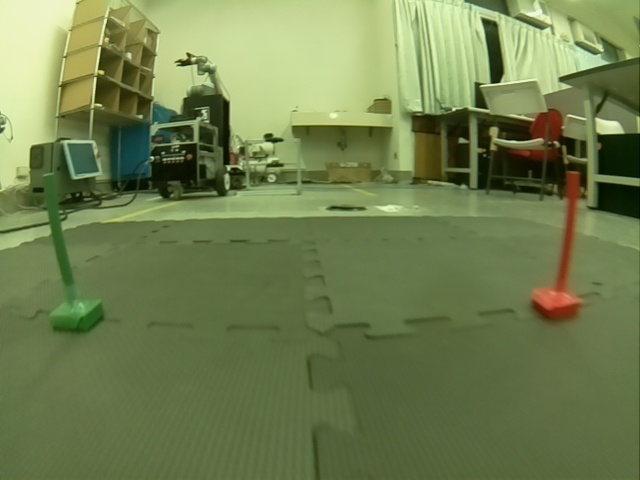
#> input picture tutorial_data/red_green_totem3.jpg, 640 x 480 px
$ jupyter execute totem_detector.ipynb   (older library calls are emulated)
#> lines starting #> are read from the running program, lines starting #| are printed output that depends on the picture; after the words box and inside, x2 and y2 are one past the last pixel; in counts of white or black regions, pixels touching at a corner belong together
# This is the test code for red/green totem detector

import dependencies

[cell 1]
import numpy as np
import cv2
import copy
from matplotlib import pyplot as plt

show input image (captured from real world)

[cell 2]
img = cv2.imread('tutorial_data/red_green_totem3.jpg')
#> img is the input picture: shape (480, 640, 3); mean B, G, R 79.9, 128, 112.9

Remember that opencv stores rgb image in reverse order

[cell 3]
img = cv2.cvtColor(img, cv2.COLOR_BGR2RGB)

[cell 4]
plt.imshow(img)
plt.show()

Now that we've got the input image, lets do change the colorspace to HSV and apply color filtering

change colorspace from RGB to HSV

[cell 5]
hsvimg = cv2.cvtColor(img, cv2.COLOR_RGB2HSV)
#> hsvimg: shape (480, 640, 3); mean H, S, V 40.1, 106.8, 129

[cell 6]
plt.imshow(hsvimg)
plt.show()

Color filtering

Let's do the green one first

[cell 7]
GreenHSVlow = np.array([45,110,80], dtype=np.uint8)
GreenHSVhigh = np.array([60,200,200], dtype=np.uint8)

[cell 8]
green_threshed = cv2.inRange(hsvimg, GreenHSVlow, GreenHSVhigh)
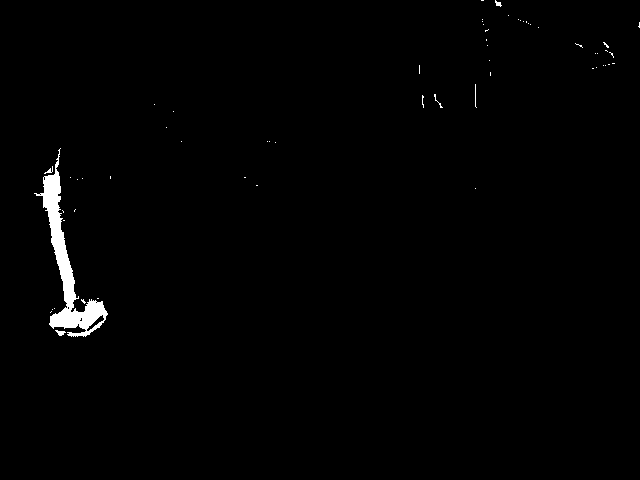
#> green_threshed: shape (480, 640); 1.1% white; 60 white regions (54 under 20 px), largest, box (x1, y1, x2, y2) and area: (34, 148, 108, 337) 2942, (55, 330, 66, 336) 36, (495, 0, 502, 7) 26, (44, 166, 53, 174) 25, (475, 84, 477, 108) 24, (434, 94, 443, 108) 23

[cell 9]
plt.imshow(green_threshed, cmap = 'gray')
plt.show()

lets do the red one

[cell 10]
RedHSVlow = np.array([0,100,100], dtype=np.uint8)
RedHSVhigh = np.array([20,255,255], dtype=np.uint8)

[cell 11]
red_threshed = cv2.inRange(hsvimg, RedHSVlow, RedHSVhigh)
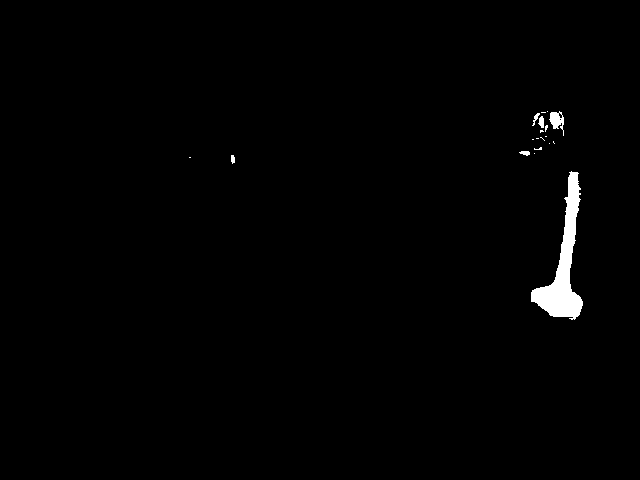
#> red_threshed: shape (480, 640); 1% white; 19 white regions (13 under 20 px), largest, box (x1, y1, x2, y2) and area: (531, 171, 583, 320) 2686, (549, 111, 564, 136) 193, (538, 116, 544, 128) 51, (519, 151, 530, 156) 38, (532, 113, 540, 126) 37, (231, 155, 235, 164) 30

[cell 12]
plt.imshow(red_threshed, cmap = 'gray')
plt.show()

Use morphological transformation(erosion/dilation) to get rid of noise

[cell 13]
kernel = np.ones((3,3),np.uint8)
green_erosion = cv2.erode(green_threshed,kernel,iterations = 1)
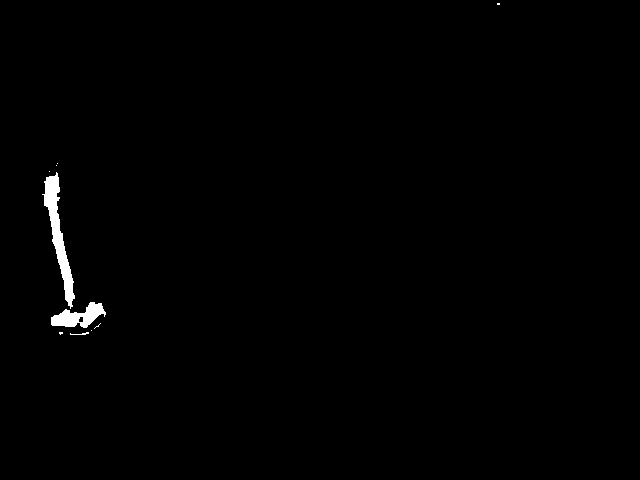
#> green_erosion: shape (480, 640); 0.7% white; 10 white regions (7 under 20 px), largest, box (x1, y1, x2, y2) and area: (42, 172, 75, 309) 1361, (51, 302, 106, 328) 744, (70, 332, 89, 335) 27
red_erosion = cv2.erode(red_threshed,kernel,iterations = 1)
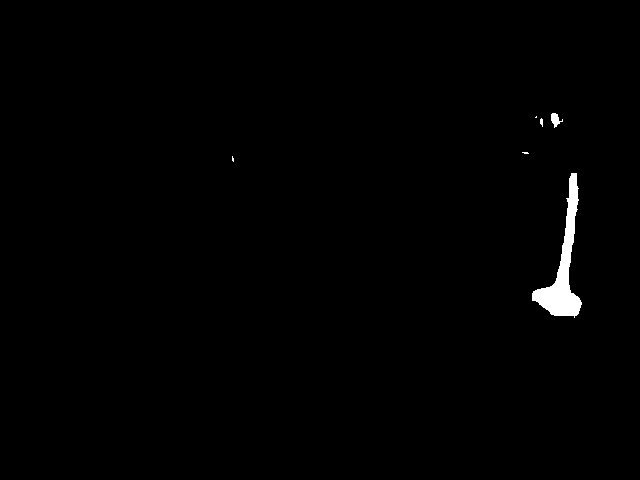
#> red_erosion: shape (480, 640); 0.78% white; 6 white regions (3 under 20 px), largest, box (x1, y1, x2, y2) and area: (532, 173, 582, 318) 2242, (551, 113, 563, 128) 96, (540, 118, 543, 127) 20

[cell 14]
plt.subplot(121),plt.imshow(green_erosion, cmap = 'gray')
plt.subplot(122),plt.imshow(red_erosion, cmap = 'gray')
plt.show()

[cell 15]
kernel = np.ones((5,5),np.uint8)
green_dilation = cv2.dilate(green_erosion,kernel,iterations = 2)
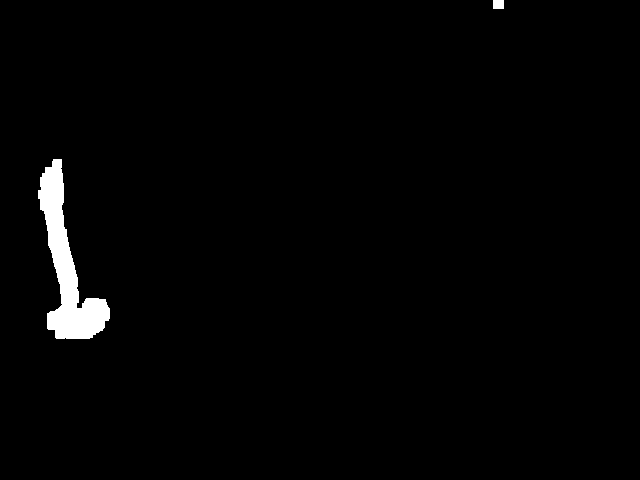
#> green_dilation: shape (480, 640); 1.6% white; 2 white regions, box (x1, y1, x2, y2) and area: (38, 159, 110, 339) 4821, (493, 0, 504, 9) 99
red_dilation = cv2.dilate(red_erosion,kernel,iterations = 2)
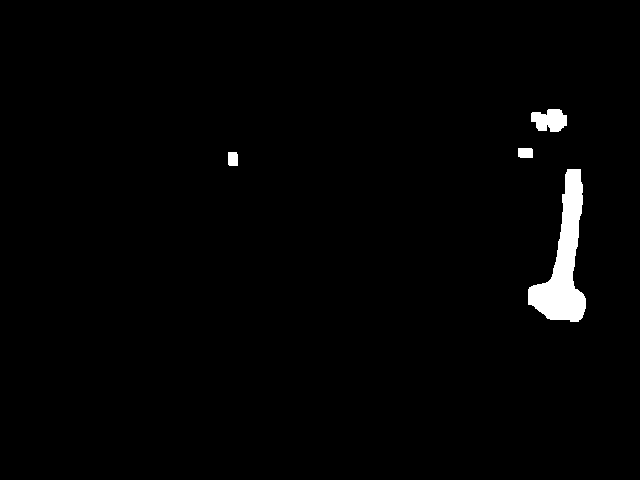
#> red_dilation: shape (480, 640); 1.6% white; 4 white regions

[cell 16]
plt.subplot(121),plt.imshow(green_dilation, cmap = 'gray')
plt.subplot(122),plt.imshow(red_dilation, cmap = 'gray')
plt.show()

find contours

[cell 17]
_,green_contours,green_hierarchy = cv2.findContours(green_dilation, 1, 2)
#> green_contours = 2 contours; box (x1, y1, x2, y2) and area: (38, 159, 110, 339) 4580, (493, 0, 504, 9) 80; green_hierarchy = [[1, -1, -1, -1], [-1, 0, -1, -1]]
_,red_contours,red_hierarchy = cv2.findContours(red_dilation, 1, 2)
#> red_contours = 4 contours; box (x1, y1, x2, y2) and area: (528, 169, 586, 322) 3785, (531, 109, 567, 132) 564, (518, 148, 533, 158) 124, (228, 152, 238, 166) 115; red_hierarchy = [[1, -1, -1, -1], [2, 0, -1, -1], [3, 1, -1, -1], [-1, 2, -1, -1]]

[cell 18]
tmp = copy.copy(img)

[cell 19]
_ = cv2.drawContours(tmp, green_contours, -1, (0,255,0), 3)
_ = cv2.drawContours(tmp, red_contours, -1, (255,0,0), 3)
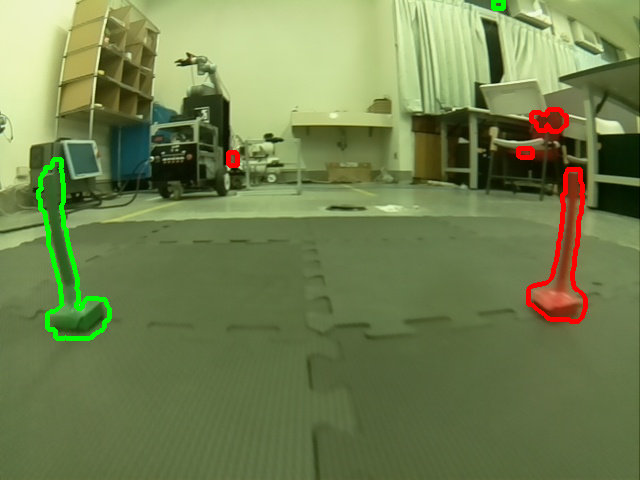
#> tmp: shape (480, 640, 3); mean R, G, B 113.5, 128.3, 78.9

[cell 20]
plt.imshow(tmp)
plt.show()

find largest contour(if multiply contours are detected)

[cell 21]
largest_green_area = 500
largest_red_area = 500
largest_green_index = 0
largest_red_index = 0
for index in range(len(green_contours)):
    cnt = green_contours[index]
    area = cv2.contourArea(cnt)
    if area > largest_green_area:
        #print index, area
        largest_green_area = area
        largest_green_index = index
#> this loop made 2 passes
#> (area, largest_green_area, largest_green_index) on pass 1: (4579.5, 4579.5, 0)
#> (cnt, area) on pass 2: ([[493, 0], [493, 8], [503, 8], [503, 0]], 80)
#> after the loop, largest_green_area = 4579.5; largest_green_index = 0
for index in range(len(red_contours)):
    cnt = red_contours[index]
    area = cv2.contourArea(cnt)
    if area > largest_red_area:
        #print index, area
        largest_red_area = area
        largest_red_index = index
#> this loop made 4 passes
#> (area, largest_red_area, largest_red_index) on pass 1: (3785, 3785, 0)
#> area on passes 2 to 4: 115, 124, 564.5
#> after the loop, largest_red_area = 3785; largest_red_index = 0
#print largest_green_index, largest_red_index
green_totem_contour = green_contours[largest_green_index]
#> green_totem_contour = contour of 166 points, box (x1, y1, x2, y2) (38, 159, 110, 339), area 4580
red_totem_contour = red_contours[largest_red_index]
#> red_totem_contour = contour of 122 points, box (x1, y1, x2, y2) (528, 169, 586, 322), area 3785

find center of gravity of the target contour

[cell 22]
green_M = cv2.moments(green_totem_contour)
#> green_M = moments, m00 4579.5, centre m10/m00, m01/m00 = (66.54, 267.1)
red_M = cv2.moments(red_totem_contour)
#> red_M = moments, m00 3785, centre m10/m00, m01/m00 = (563.5, 261.6)

green_cx = int(green_M['m10']/green_M['m00'])
#> green_cx = 66
green_cy = int(green_M['m01']/green_M['m00'])
#> green_cy = 267

red_cx = int(red_M['m10']/red_M['m00'])
#> red_cx = 563
red_cy = int(red_M['m01']/red_M['m00'])
#> red_cy = 261

draw circle on the target(totem)

[cell 23]
output_img = copy.copy(img)

[cell 24]
_ = cv2.circle(output_img,(green_cx, green_cy),5,(0,255,0),2)
#> output_img: shape (480, 640, 3); mean R, G, B 112.9, 128, 79.9
_ = cv2.circle(output_img,(red_cx, red_cy),5,(255,0,0),2)
#> output_img: shape (480, 640, 3); mean R, G, B 112.9, 128, 79.9

[cell 25]
plt.imshow(output_img)
plt.show()

find center of the two totems

[cell 26]
_ = cv2.circle(output_img,((green_cx+red_cx)/2, (green_cy+red_cy)/2),8,(0,255,255),-1)
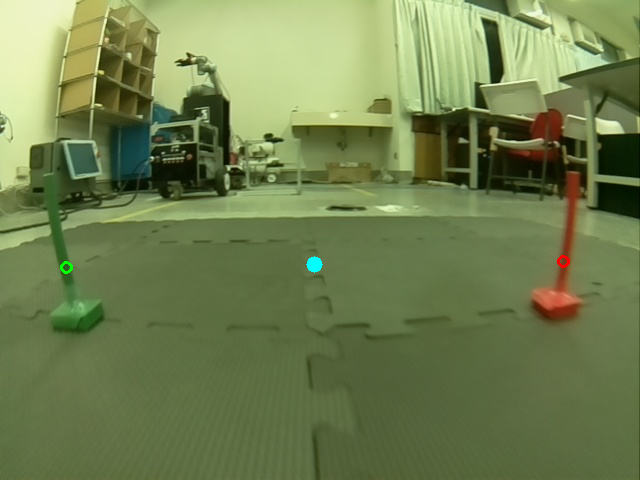
#> output_img: shape (480, 640, 3); mean R, G, B 112.9, 128.1, 80

$ run again, with tutorial_data/red_green_totem2.jpg copied over tutorial_data/red_green_totem3.jpg
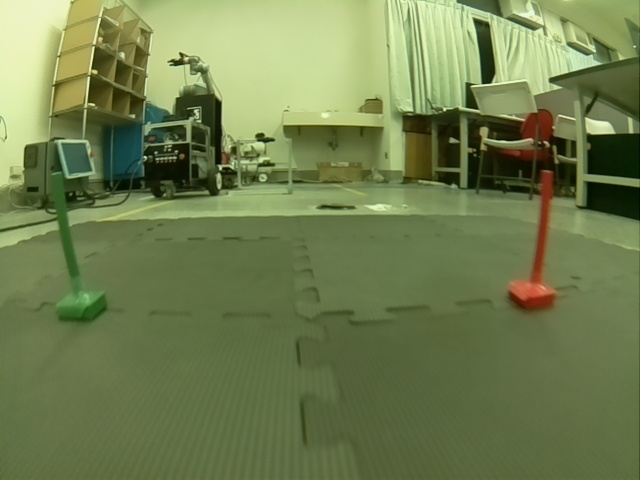
#> input picture tutorial_data/red_green_totem2.jpg, 640 x 480 px
#> img is the input picture: shape (480, 640, 3); mean B, G, R 79.8, 127.4, 112.9
#> hsvimg: shape (480, 640, 3); mean H, S, V 39.7, 106.3, 128.3
#> `green_threshed = cv2.inRange(hsvimg, GreenHSVlow, GreenHSVhigh)`:
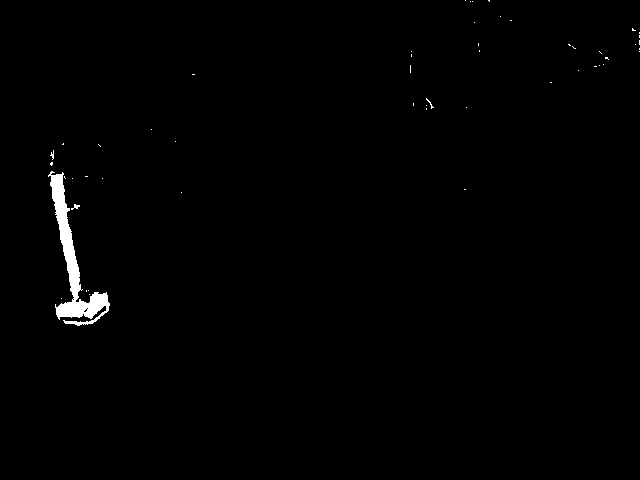
#> green_threshed: shape (480, 640); 0.84% white; 52 white regions (50 under 20 px), largest, box (x1, y1, x2, y2) and area: (48, 171, 110, 326) 2397, (71, 204, 80, 210) 25
#> red_threshed: shape (480, 640); 0.9% white; 25 white regions (18 under 20 px), largest, box (x1, y1, x2, y2) and area: (508, 170, 557, 309) 2363, (539, 112, 552, 131) 166, (528, 117, 535, 136) 59
#> green_erosion: shape (480, 640); 0.55% white; 5 white regions (3 under 20 px), largest, box (x1, y1, x2, y2) and area: (51, 175, 80, 299) 1055, (57, 293, 109, 317) 621
#> red_erosion: shape (480, 640); 0.68% white; 6 white regions (4 under 20 px), largest, box (x1, y1, x2, y2) and area: (509, 172, 556, 307) 1946, (541, 113, 550, 129) 101
#> green_dilation: shape (480, 640); 1.3% white; 1 white region, box (x1, y1, x2, y2) and area: (47, 171, 113, 329) 4044
#> red_dilation: shape (480, 640); 1.4% white; 4 white regions
#> green_contours = 1 contour; box (x1, y1, x2, y2) and area: (47, 171, 113, 329) 3812; green_hierarchy = [[-1, -1, -1, -1]]
#> red_contours = 4 contours; box (x1, y1, x2, y2) and area: (505, 168, 560, 311) 3380, (521, 109, 554, 133) 540, (508, 148, 523, 158) 123, (220, 152, 229, 165) 96; red_hierarchy = [[1, -1, -1, -1], [2, 0, -1, -1], [3, 1, -1, -1], [-1, 2, -1, -1]]
#> the loop `for index in range(len(green_contours)):` made 1 pass
#> (area, largest_green_area, largest_green_index) on pass 1: (3811.5, 3811.5, 0)
#> after the loop `for index in range(len(green_contours)):`: largest_green_area = 3811.5; largest_green_index = 0
#> the loop `for index in range(len(red_contours)):` made 4 passes
#> (area, largest_red_area, largest_red_index) on pass 1: (3380.5, 3380.5, 0)
#> after the loop `for index in range(len(red_contours)):`: largest_red_area = 3380.5; largest_red_index = 0
#> green_totem_contour = contour of 144 points, box (x1, y1, x2, y2) (47, 171, 113, 329), area 3812
#> red_totem_contour = contour of 88 points, box (x1, y1, x2, y2) (505, 168, 560, 311), area 3380
#> green_M = moments, m00 3811.5, centre m10/m00, m01/m00 = (72.75, 263)
#> red_M = moments, m00 3380.5, centre m10/m00, m01/m00 = (538.3, 255)
#> green_cx = 72
#> green_cy = 263
#> red_cx = 538
#> red_cy = 254
#> `_ = cv2.circle(output_img,((green_cx+red_cx)/2, (green_cy+red_cy)/2),8..`:
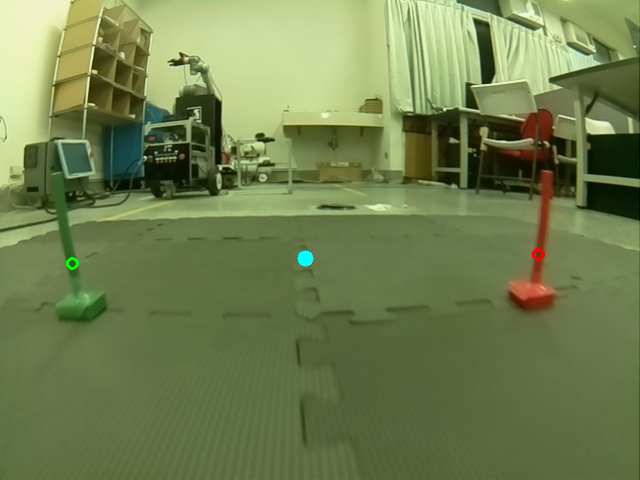
#> output_img: shape (480, 640, 3); mean R, G, B 112.9, 127.5, 79.9

$ run again, with tutorial_data/gazebo_placard.jpg copied over tutorial_data/red_green_totem3.jpg
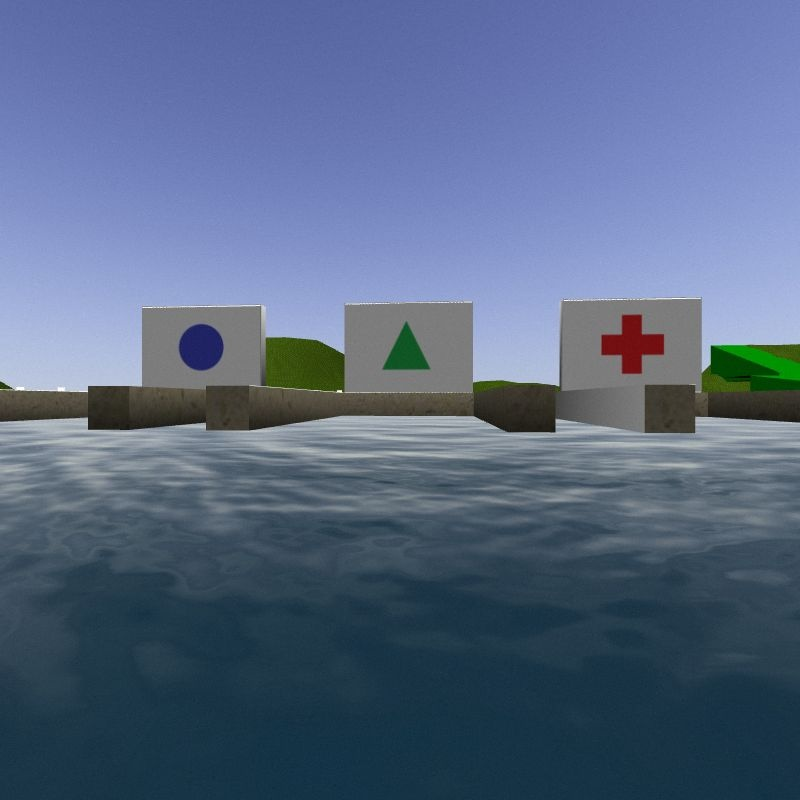
#> input picture tutorial_data/gazebo_placard.jpg, 800 x 800 px
#> img is the input picture: shape (800, 800, 3); mean B, G, R 132.5, 104, 87.1
#> hsvimg: shape (800, 800, 3); mean H, S, V 100.2, 101, 134.4
#> `green_threshed = cv2.inRange(hsvimg, GreenHSVlow, GreenHSVhigh)`:
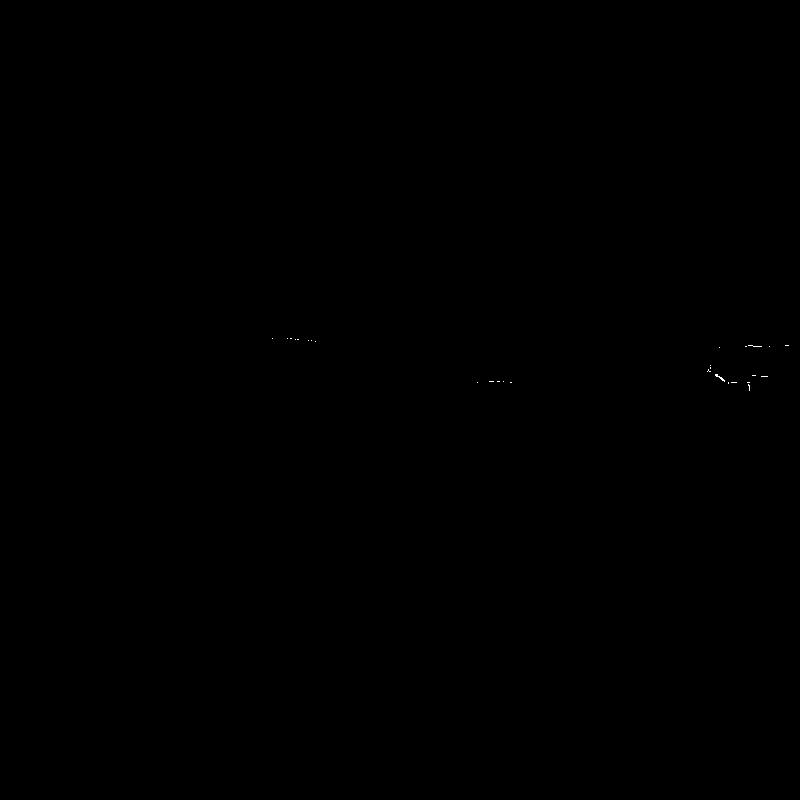
#> green_threshed: shape (800, 800); 0.02% white in thin lines or dots, all inside (x1, y1, x2, y2) = (272, 338, 789, 391)
#> red_threshed: shape (800, 800); 0.07% white; 17 white regions (11 under 20 px), largest, box (x1, y1, x2, y2) and area: (624, 318, 642, 326) 94, (604, 331, 625, 344) 80, (622, 358, 628, 371) 49, (656, 337, 662, 353) 40, (635, 358, 640, 371) 39, (648, 351, 659, 355) 21
#> green_erosion: shape (800, 800); every value is 0
#> red_erosion: shape (800, 800); 0.01% white in thin lines or dots, all inside (x1, y1, x2, y2) = (606, 319, 660, 368)
#> red_dilation: shape (800, 800); 0.17% white; 6 white regions
#> green_contours = []; green_hierarchy = None
#> red_contours = 6 contours; box (x1, y1, x2, y2) and area: (621, 315, 643, 329) 258, (602, 334, 627, 345) 206, (619, 355, 631, 372) 157, (633, 355, 643, 372) 137, (655, 334, 664, 345) 80, (646, 348, 655, 358) 72; red_hierarchy = [[1, -1, -1, -1], [2, 0, -1, -1], [3, 1, -1, -1], [4, 2, -1, -1], [5, 3, -1, -1], [-1, 4, -1, -1]]
#> `_ = cv2.drawContours(tmp, red_contours, -1, (255,0,0), 3)`:
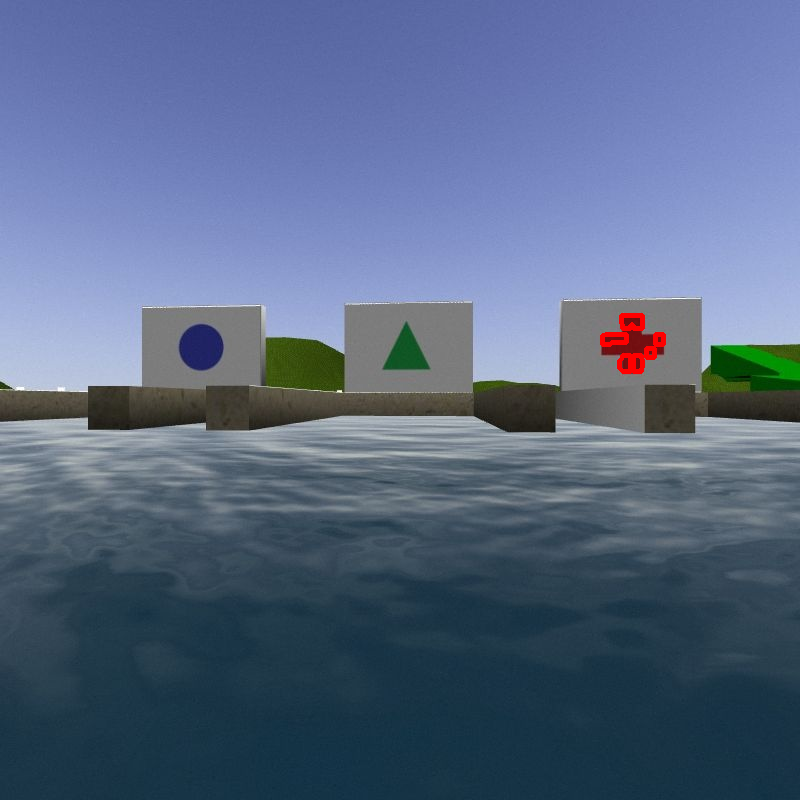
#> tmp: shape (800, 800, 3); mean R, G, B 87.4, 103.9, 132.3
#> after the loop `for index in range(len(green_contours)):`: largest_green_area = 500; largest_green_index = 0
#> the loop `for index in range(len(red_contours)):` made 6 passes
#> area on passes 1, 2, 5, 6: 137, 157, 206, 257.5
#> after the loop `for index in range(len(red_contours)):`: largest_red_area = 500; largest_red_index = 0
